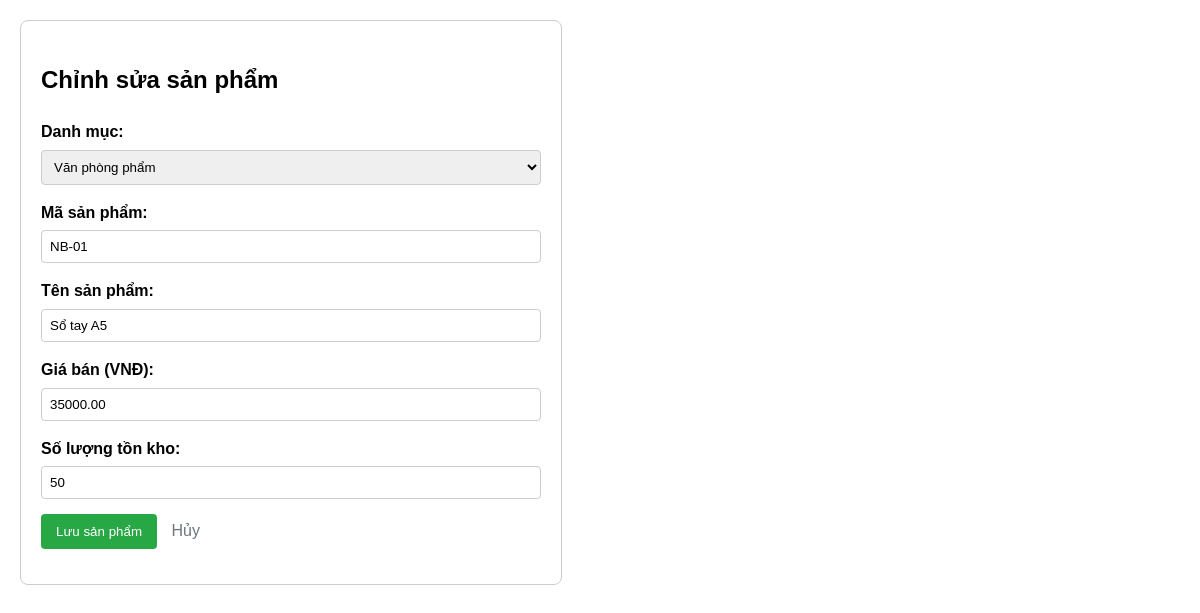
The app's page /index.php?route=admin/products/edit&id=2 with its own data.
### tables this page shows
CREATE TABLE products (
    id INT AUTO_INCREMENT PRIMARY KEY,
    category_id INT NOT NULL,
    code VARCHAR(30) NOT NULL,
    name VARCHAR(180) NOT NULL,
    price DECIMAL(12,2) NOT NULL,
    stock INT NOT NULL DEFAULT 0,
    status ENUM('active', 'inactive') NOT NULL DEFAULT 'active',
    CONSTRAINT uq_products_code UNIQUE (code),
    CONSTRAINT chk_products_price CHECK (price >= 0),
    CONSTRAINT chk_products_stock CHECK (stock >= 0),
    CONSTRAINT fk_products_category
        FOREIGN KEY (category_id) REFERENCES categories(id)
        ON UPDATE CASCADE
        ON DELETE RESTRICT
);

CREATE TABLE categories (
    id INT AUTO_INCREMENT PRIMARY KEY,
    name VARCHAR(120) NOT NULL,
    status ENUM('active', 'inactive') NOT NULL DEFAULT 'active',
    UNIQUE KEY uq_categories_name (name)
);

### src/Controller/AdminProductController.php (called while the page is built, shortened)
<?php
class AdminProductController {
    public function editForm(): void {
        $id = (int)($_GET['id'] ?? 0);
        $product = $this->products->findById($id);
        $categories = $this->products->categories();
        require __DIR__ . '/../View/admin/product/form.php';
    }
}

### public/index.php (called while the page is built, shortened)
<?php
$pdo = Database::connection();
$productRepository = new ProductRepository($pdo);
$userRepository = new UserRepository($pdo);
$orderRepository = new OrderRepository($pdo);
$productController = new ProductController($productRepository);
$authController = new AuthController($userRepository);
$adminProductController = new AdminProductController($productRepository);
$adminUserController = new AdminUserController($userRepository);
$orderController = new OrderController($orderRepository);
$apiProductController = new ApiProductController($productRepository);
$route = $_GET['route'] ?? 'products';
$method = $_SERVER['REQUEST_METHOD'];
$routes = [
    'GET' => [
        'products' => [$productController, 'index'],
        'login' => [$authController, 'form'],
        'admin/products' => [$adminProductController, 'index'],
        'admin/products/create' => [$adminProductController, 'createForm'],
        'admin/products/edit' => [$adminProductController, 'editForm'],
        'admin/users' => [$adminUserController, 'index'],
        'admin/users/create' => [$adminUserController, 'createForm'],
        'my-orders' => [$orderController, 'mine'],
        'my-orders/show' => [$orderController, 'show'],
        'api/products' => [$apiProductController, 'search'],
    ],
    'POST' => [
        'login' => [$authController, 'login'],
        'logout' => [$authController, 'logout'],
        'admin/products/store' => [$adminProductController, 'store'],
        'admin/products/update' => [$adminProductController, 'update'],
        'admin/products/delete' => [$adminProductController, 'delete'],
        'admin/users/store' => [$adminUserController, 'store'],
    ],
];
$handler = $routes[$method][$route] ?? null;
$handler();

### src/Repository/ProductRepository.php (called while the page is built, shortened)
<?php
class ProductRepository {
    public function findById(int $id): ?array {
        $stmt = $this->pdo->prepare('SELECT * FROM products WHERE id = :id');
        $stmt->execute(['id' => $id]);
        return $stmt->fetch() ?: null;
    }
    public function categories(): array {
        $stmt = $this->pdo->query('SELECT id, name FROM categories ORDER BY name ASC');
        return $stmt->fetchAll();
    }
}

### src/View/admin/product/form.php (the view, shortened to what this page needs)
<?php $isEdit = isset($product); ?>
<!DOCTYPE html>
<html lang="vi">
<head>
</head>
<body>
<div class="form-container">
    <h2><?= $isEdit ? 'Chỉnh sửa sản phẩm' : 'Thêm sản phẩm mới' ?></h2>
    <form action="index.php?route=<?= $isEdit ? 'admin/products/update' : 'admin/products/store' ?>" method="POST">
        <div class="form-group">
            <label for="category_id">Danh mục:</label>
            <select id="category_id" name="category_id" required>
                <?php if (!empty($categories)): ?>
                    <?php foreach ($categories as $cat): ?>
                        <option value="<?= $cat['id'] ?>" <?= ($isEdit && ($product['category_id'] ?? 0) == $cat['id']) ? 'selected' : '' ?>>
                            <?= htmlspecialchars($cat['name']) ?>
                        </option>
                    <?php endforeach; ?>
                <?php else: ?>
                    <option value="1">Văn phòng phẩm</option>
                <?php endif; ?>
            </select>
        </div>
        <div class="form-group">
            <label for="code">Mã sản phẩm:</label>
            <input type="text" id="code" name="code" value="<?= htmlspecialchars($product['code'] ?? '') ?>" required placeholder="VD: PEN-01">
        </div>
        <div class="form-group">
            <label for="name">Tên sản phẩm:</label>
            <input type="text" id="name" name="name" value="<?= htmlspecialchars($product['name'] ?? '') ?>" required placeholder="Nhập tên sản phẩm">
        </div>
        <div class="form-group">
            <label for="price">Giá bán (VNĐ):</label>
            <input type="number" id="price" name="price" value="<?= htmlspecialchars($product['price'] ?? 0) ?>" step="1000" min="0" required>
        </div>
        <div class="form-group">
            <label for="stock">Số lượng tồn kho:</label>
            <input type="number" id="stock" name="stock" value="<?= htmlspecialchars($product['stock'] ?? 0) ?>" min="0" required>
        </div>
        <div class="form-group">
            <button type="submit" class="btn-submit">Lưu sản phẩm</button>
            <a href="index.php?route=admin/products" class="btn-cancel">Hủy</a>
        </div>
    </form>
</div>
</body>
</html>

### src/View/admin/product/form.php (style rules this page uses)
body { font-family: Arial, sans-serif; margin: 20px; line-height: 1.6; }
.form-container { max-width: 500px; padding: 20px; border: 1px solid #ccc; border-radius: 8px; }
.form-group { margin-bottom: 15px; }
.form-group label { display: block; font-weight: bold; margin-bottom: 5px; }
.form-group input, .form-group select { width: 100%; padding: 8px; box-sizing: border-box; border: 1px solid #ccc; border-radius: 4px; }
.btn-submit { background-color: #28a745; color: white; padding: 10px 15px; border: none; border-radius: 4px; cursor: pointer; }
.btn-cancel { color: #6c757d; text-decoration: none; margin-left: 10px; }

### records on screen
products: category_id "Văn phòng phẩm", code "NB-01", name "Sổ tay A5", price "35000.00", stock "50"
